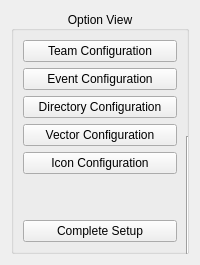
     <widget class="QFrame" name="OptionView">
      <property name="sizePolicy">
       <sizepolicy hsizetype="Ignored" vsizetype="Ignored">
        <horstretch>0</horstretch>
        <verstretch>0</verstretch>
       </sizepolicy>
      </property>
      <property name="frameShape">
       <enum>QFrame::NoFrame</enum>
      </property>
      <property name="frameShadow">
       <enum>QFrame::Raised</enum>
      </property>
      <layout class="QGridLayout" name="gridLayout_4">
       <item row="0" column="0" rowspan="2" colspan="2">
        <widget class="QGroupBox" name="OV_GroupBox">
         <property name="title">
          <string>Option View</string>
         </property>
         <property name="alignment">
          <set>Qt::AlignCenter</set>
         </property>
         <layout class="QVBoxLayout" name="verticalLayout_7">
          <item>
           <widget class="QPushButton" name="OV_TeamConfigButton">
            <property name="text">
             <string>Team Configuration</string>
            </property>
           </widget>
          </item>
          <item>
           <widget class="QPushButton" name="OV_EventConfigButton">
            <property name="text">
             <string>Event Configuration</string>
            </property>
           </widget>
          </item>
          <item>
           <widget class="QPushButton" name="OV_DirectoryConfigButton">
            <property name="text">
             <string>Directory Configuration</string>
            </property>
           </widget>
          </item>
          <item>
           <widget class="QPushButton" name="OV_VectorConfigButton">
            <property name="text">
             <string>Vector Configuration</string>
            </property>
           </widget>
          </item>
          <item>
           <widget class="QPushButton" name="OV_IconConfigButton">
            <property name="text">
             <string>Icon Configuration</string>
            </property>
           </widget>
          </item>
          <item>
           <spacer name="OV_verticalSpacer">
            <property name="orientation">
             <enum>Qt::Vertical</enum>
            </property>
            <property name="sizeHint" stdset="0">
             <size>
              <width>20</width>
              <height>40</height>
             </size>
            </property>
           </spacer>
          </item>
          <item>
           <widget class="QPushButton" name="completeSetupButton_pushButton">
            <property name="text">
             <string>Complete Setup</string>
            </property>
           </widget>
          </item>
         </layout>
        </widget>
       </item>
       <item row="1" column="1">
        <widget class="Line" name="OVMainViewLine">
         <property name="focusPolicy">
          <enum>Qt::NoFocus</enum>
         </property>
         <property name="acceptDrops">
          <bool>false</bool>
         </property>
         <property name="autoFillBackground">
          <bool>false</bool>
         </property>
         <property name="orientation">
          <enum>Qt::Vertical</enum>
         </property>
        </widget>
       </item>
      </layout>
     </widget>
